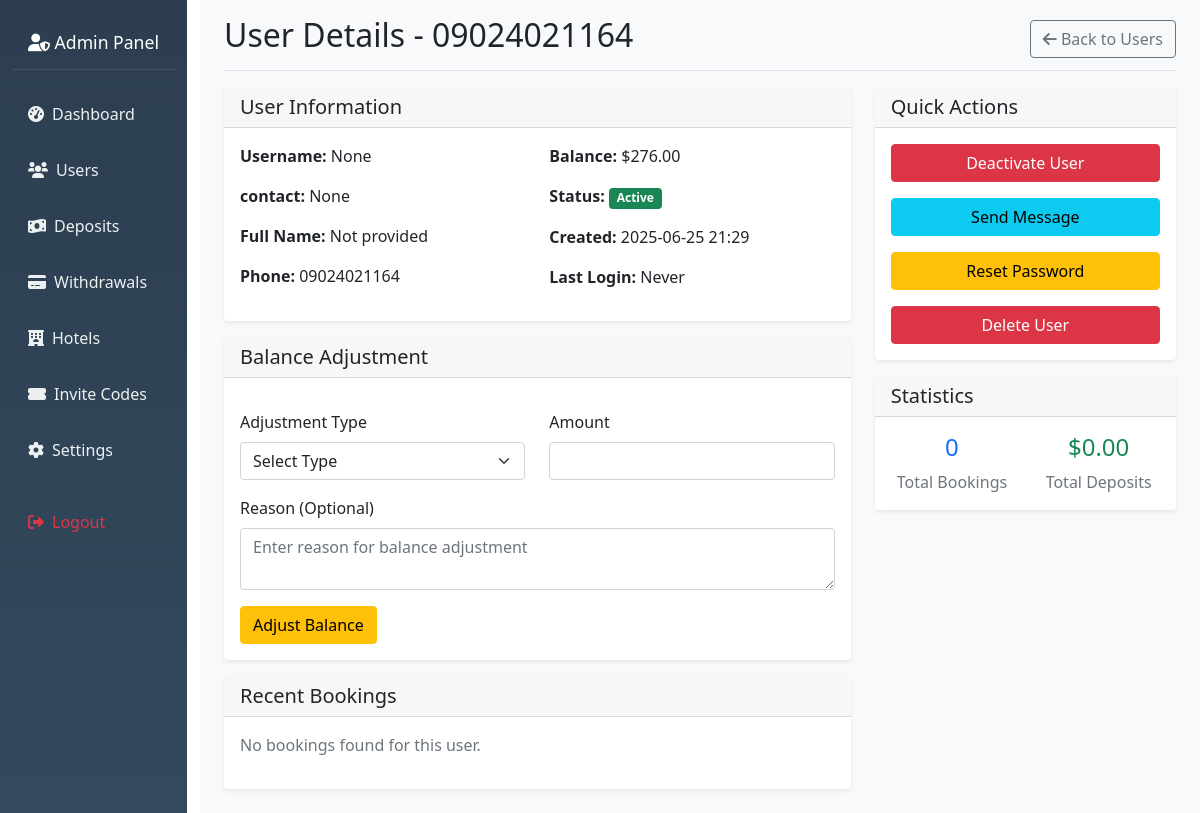
The app's page /admin/users/2/view (signed in), older data.
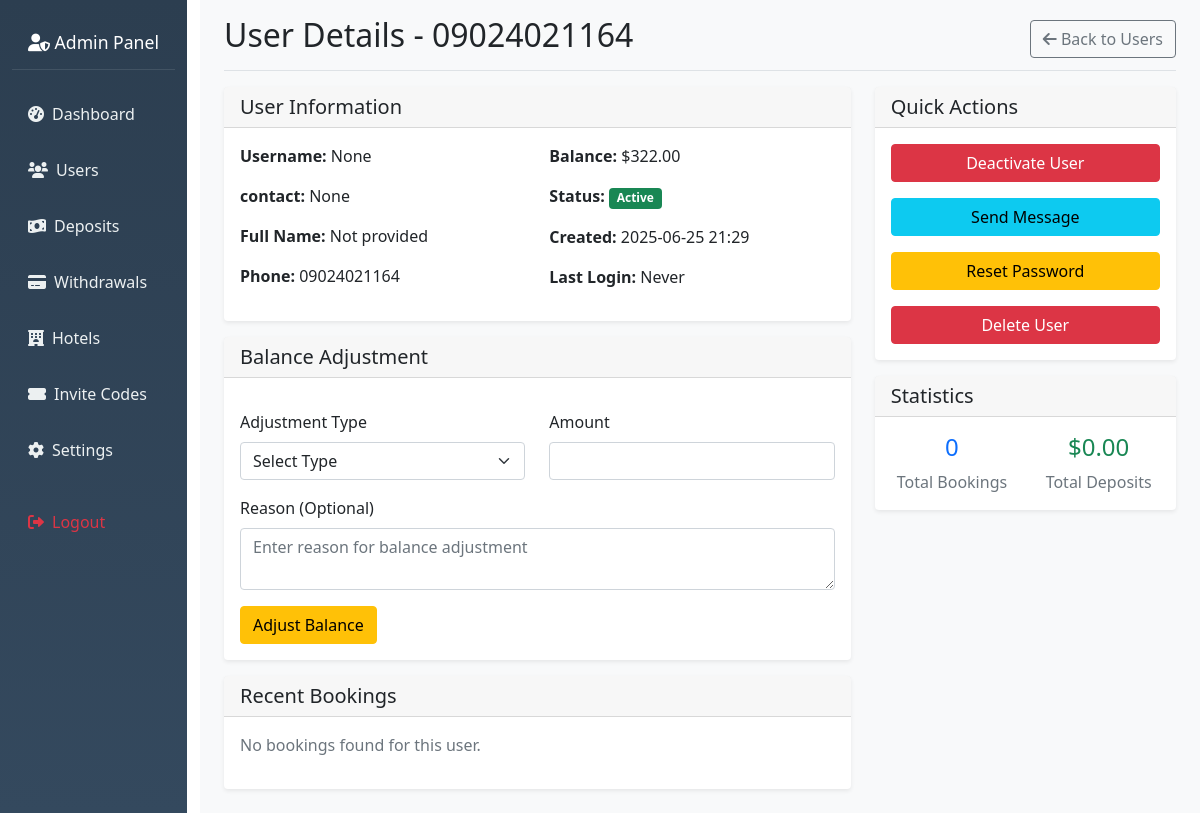
The same page, newer data.
### hotel_app/models.py (models this page shows, shortened)
class User(db.Model, UserMixin):
    id = db.Column(db.Integer, primary_key=True)
    nickname = db.Column(db.String(80))
    user_id = db.Column(db.String(6), unique=True)
    agent_id = db.Column(db.String(6), unique=True)
    contact = db.Column(db.String(20))
    invitation_code = db.Column(db.String(20))
    member_points = db.Column(db.Integer, default=0)
    balance = db.Column(db.Float, default=0.0)
    vip_level = db.Column(db.String(10), default='VIP0')
    withdrawal_password = db.Column(db.String(100))
    password_hash = db.Column(db.String(100))
    is_active = db.Column(db.Boolean, default=False)
    created_at = db.Column(db.DateTime, default=datetime.utcnow)
    reservations = db.relationship('Reservation', backref='user', lazy=True)
    deposit_requests = db.relationship('DepositRequest', backref='user', lazy=True)
    withdrawal_requests = db.relationship('WithdrawalRequest', backref='user', lazy=True)

### hotel_app/routes.py (the view)
@app.route('/admin/users/<int:user_id>/view')
@admin_required
def view_user_details(user_id):
    user = User.query.get_or_404(user_id)
    deposits = DepositRequest.query.filter_by(user_id=user_id).order_by(DepositRequest.id.desc()).all()
    withdrawals = WithdrawalRequest.query.filter_by(user_id=user_id).order_by(WithdrawalRequest.id.desc()).all()
    return render_template('admin_user_details.html',
                         user=user,
                         deposits=deposits,
                         withdrawals=withdrawals)

### hotel_app/routes.py (called while the page is built)
def admin_required(f):
    @wraps(f)
    def wrapper(*args, **kwargs):
        admin_id = session.get('admin_id')
        if not admin_id:
            flash("Admin login required.", "danger")
            return redirect(url_for('admin_login'))
        admin = Admin.query.get(admin_id)
        if not admin or not admin.is_active:
            session.pop('admin_id', None)
            flash("Admin access denied.", "danger")
            return redirect(url_for('admin_login'))
        return f(*args, **kwargs)
    return wrapper

@app.before_request
def check_admin_routes():
    if request.endpoint and request.endpoint.startswith('admin_') and request.endpoint != 'admin_login':
        if 'admin_id' not in session:
            return redirect(url_for('admin_login'))

### hotel_app/templates/admin_user_details.html (shortened to what the changed rows need)
{% extends "admin_base.html" %}
{% block content %}
<div class="d-flex justify-content-between flex-wrap flex-md-nowrap align-items-center pb-2 mb-3 border-bottom">
    <h1 class="h2">User Details - {{ user.contact }}</h1>
    <div class="btn-toolbar mb-2 mb-md-0">
        <a href="{{ url_for('admin_settings') }}" class="btn btn-outline-secondary">
        </a>
    </div>
</div>
<div class="row">
    <div class="col-md-8">
        <div class="card">
            <div class="card-body">
                <div class="row">
                    <div class="col-md-6">
                        <p><strong>Username:</strong> {{ user.nickname }}</p>
                        <p><strong>contact:</strong> {{ user.user_id }}</p>
                        <p><strong>Full Name:</strong> {{ user.full_name or 'Not provided' }}</p>
                        <p><strong>Phone:</strong> {{ user.contact or 'Not provided' }}</p>
                    </div>
                    <div class="col-md-6">
                        <p><strong>Balance:</strong> ${{ "%.2f"|format(user.balance) }}</p>
                        <p><strong>Status:</strong>
                            <span class="badge bg-{{ 'success' if user.is_active else 'danger' }}">
                                {{ 'Active' if user.is_active else 'Inactive' }}
                            </span>
                        </p>
                        <p><strong>Created:</strong> {{ user.created_at.strftime('%Y-%m-%d %H:%M') if user.created_at else 'N/A' }}</p>
                        <p><strong>Last Login:</strong> {{ user.last_login.strftime('%Y-%m-%d %H:%M') if user.last_login else 'Never' }}</p>
                    </div>
                </div>
            </div>
        </div>
    </div>
    <div class="col-md-4">
        <div class="card">
            <div class="card-body">
                <form method="POST" action="{{ url_for('view_user_details', user_id=user.id) }}" class="mb-3">
                    <button type="submit" class="btn btn-{{ 'danger' if user.is_active else 'success' }} w-100"
                            onclick="return confirm('Are you sure you want to {{ 'deactivate' if user.is_active else 'activate' }} this user?')">
                        {{ 'Deactivate User' if user.is_active else 'Activate User' }}
                    </button>
                </form>
            </div>
        </div>
    </div>
</div>
{% endblock %}

Row changes from the older to the newer data that the page shows:
changed User "None": balance "276.00" → "322.00"
